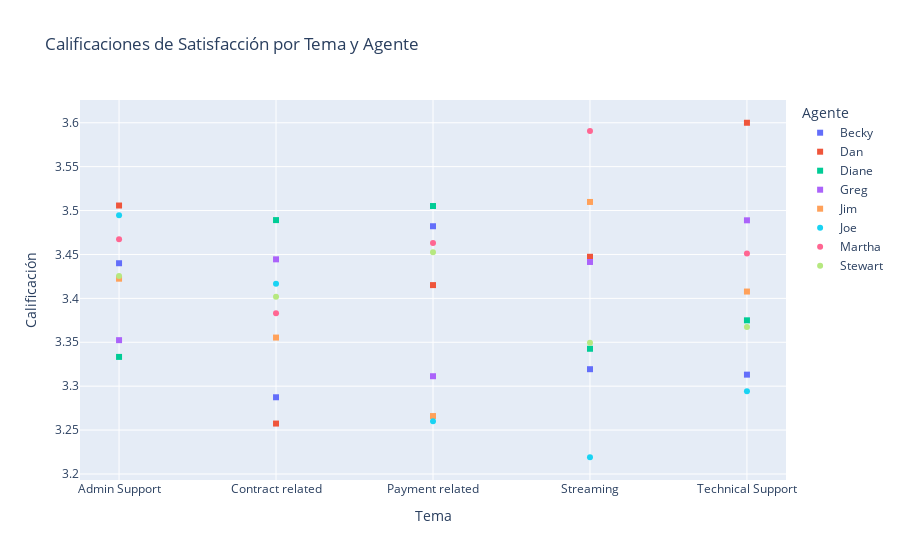

The notebook cell this image was saved under:
### Code cell
symbol_mapping = {
    'Becky': 'square',
    'Dan': 'circle',
    'Diane': 'x',
    'Stewart': 'square',
    'Joe': 'square',
    'Jim': 'square',
    'Greg': 'square',
    'Martha': 'square',

}

# Crea el gráfico de dispersión personalizado
fig = px.scatter(df_agente, 
                 x='Tema', 
                 y='Calificación de satisfacción', 
                 color='Agente',
                 symbol='Agente',
                 symbol_sequence=[symbol_mapping[agent] for agent in df_agente['Agente']],
                 title='Calificaciones de Satisfacción por Tema y Agente',
                 labels={'Calificación de satisfacción': 'Calificación'})

# Muestra el gráfico
fig.show()

### Figure 1 — Plotly figure (JSON) as saved in the notebook; plotly's stock layout.template omitted (floating-point values rounded to 4 significant figures)
{"data": [{"hovertemplate": "Agente=Becky<br>Tema=%{x}<br>Calificación=%{y}<extra></extra>", "legendgroup": "Becky", "marker": {"color": "#636efa", "symbol": "square"}, "mode": "markers", "name": "Becky", "orientation": "v", "showlegend": true, "type": "scatter", "x": ["Admin Support", "Contract related", "Payment related", "Streaming", "Technical Support"], "xaxis": "x", "y": [3.44, 3.287, 3.482, 3.319, 3.313], "yaxis": "y"}, {"hovertemplate": "Agente=Dan<br>Tema=%{x}<br>Calificación=%{y}<extra></extra>", "legendgroup": "Dan", "marker": {"color": "#EF553B", "symbol": "square"}, "mode": "markers", "name": "Dan", "orientation": "v", "showlegend": true, "type": "scatter", "x": ["Admin Support", "Contract related", "Payment related", "Streaming", "Technical Support"], "xaxis": "x", "y": [3.506, 3.257, 3.415, 3.447, 3.6], "yaxis": "y"}, {"hovertemplate": "Agente=Diane<br>Tema=%{x}<br>Calificación=%{y}<extra></extra>", "legendgroup": "Diane", "marker": {"color": "#00cc96", "symbol": "square"}, "mode": "markers", "name": "Diane", "orientation": "v", "showlegend": true, "type": "scatter", "x": ["Admin Support", "Contract related", "Payment related", "Streaming", "Technical Support"], "xaxis": "x", "y": [3.333, 3.489, 3.505, 3.343, 3.375], "yaxis": "y"}, {"hovertemplate": "Agente=Greg<br>Tema=%{x}<br>Calificación=%{y}<extra></extra>", "legendgroup": "Greg", "marker": {"color": "#ab63fa", "symbol": "square"}, "mode": "markers", "name": "Greg", "orientation": "v", "showlegend": true, "type": "scatter", "x": ["Admin Support", "Contract related", "Payment related", "Streaming", "Technical Support"], "xaxis": "x", "y": [3.352, 3.444, 3.311, 3.441, 3.489], "yaxis": "y"}, {"hovertemplate": "Agente=Jim<br>Tema=%{x}<br>Calificación=%{y}<extra></extra>", "legendgroup": "Jim", "marker": {"color": "#FFA15A", "symbol": "square"}, "mode": "markers", "name": "Jim", "orientation": "v", "showlegend": true, "type": "scatter", "x": ["Admin Support", "Contract related", "Payment related", "Streaming", "Technical Support"], "xaxis": "x", "y": [3.422, 3.355, 3.266, 3.51, 3.408], "yaxis": "y"}, {"hovertemplate": "Agente=Joe<br>Tema=%{x}<br>Calificación=%{y}<extra></extra>", "legendgroup": "Joe", "marker": {"color": "#19d3f3", "symbol": "circle"}, "mode": "markers", "name": "Joe", "orientation": "v", "showlegend": true, "type": "scatter", "x": ["Admin Support", "Contract related", "Payment related", "Streaming", "Technical Support"], "xaxis": "x", "y": [3.495, 3.417, 3.26, 3.219, 3.294], "yaxis": "y"}, {"hovertemplate": "Agente=Martha<br>Tema=%{x}<br>Calificación=%{y}<extra></extra>", "legendgroup": "Martha", "marker": {"color": "#FF6692", "symbol": "circle"}, "mode": "markers", "name": "Martha", "orientation": "v", "showlegend": true, "type": "scatter", "x": ["Admin Support", "Contract related", "Payment related", "Streaming", "Technical Support"], "xaxis": "x", "y": [3.467, 3.383, 3.463, 3.59, 3.451], "yaxis": "y"}, {"hovertemplate": "Agente=Stewart<br>Tema=%{x}<br>Calificación=%{y}<extra></extra>", "legendgroup": "Stewart", "marker": {"color": "#B6E880", "symbol": "circle"}, "mode": "markers", "name": "Stewart", "orientation": "v", "showlegend": true, "type": "scatter", "x": ["Admin Support", "Contract related", "Payment related", "Streaming", "Technical Support"], "xaxis": "x", "y": [3.426, 3.402, 3.453, 3.349, 3.367], "yaxis": "y"}], "layout": {"legend": {"title": {"text": "Agente"}, "tracegroupgap": 0}, "title": {"text": "Calificaciones de Satisfacción por Tema y Agente"}, "xaxis": {"anchor": "y", "domain": [0, 1], "title": {"text": "Tema"}}, "yaxis": {"anchor": "x", "domain": [0, 1], "title": {"text": "Calificación"}}}}
